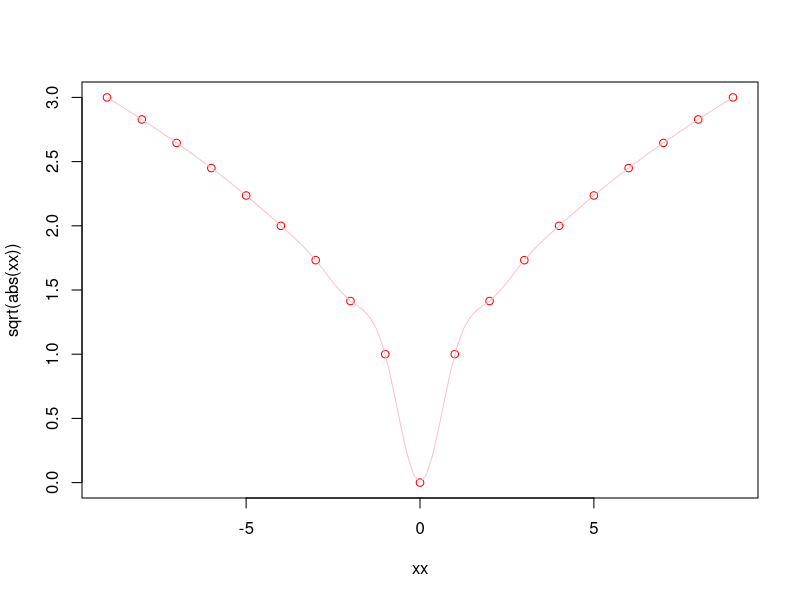
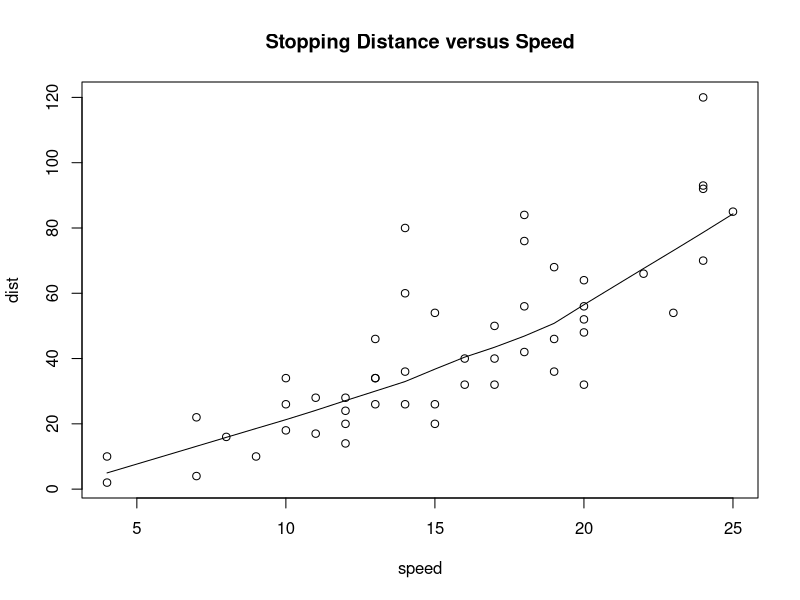
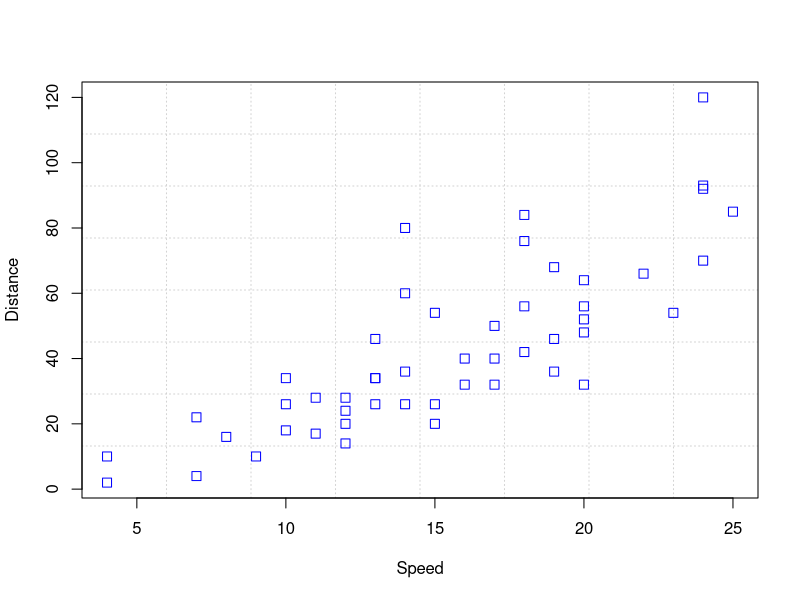
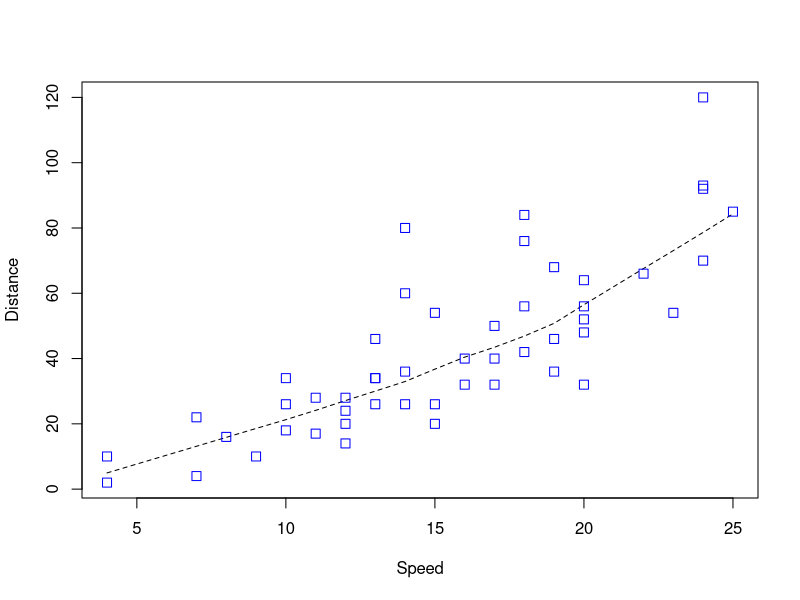
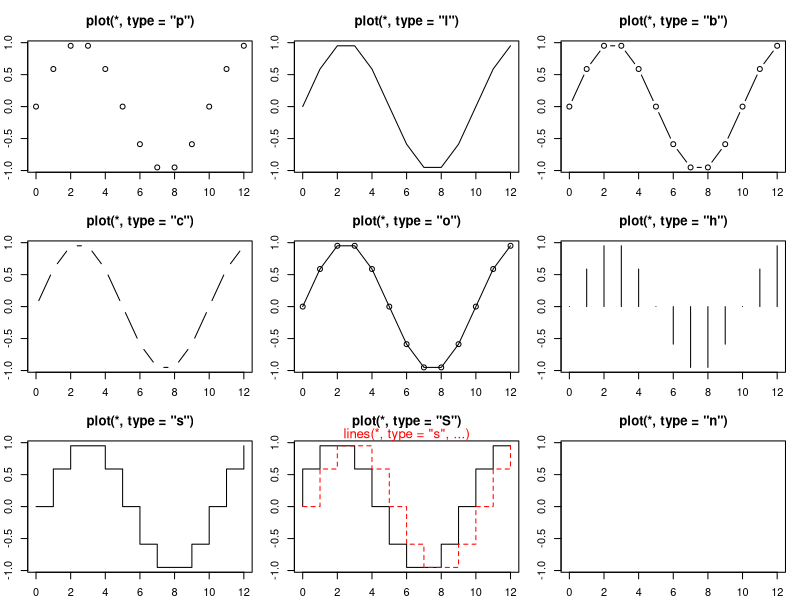
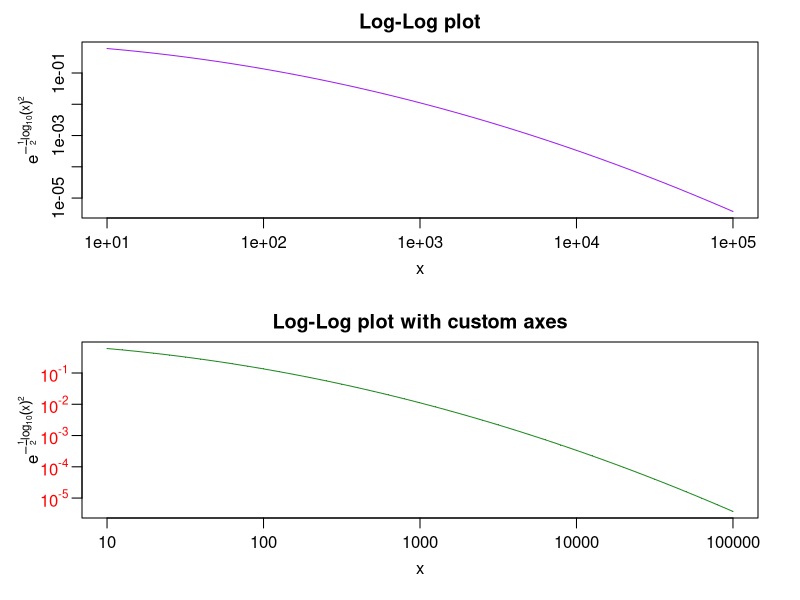

Write R code to recreate these figures, in order.
# Title     : TODO
# Objective : TODO
# Created by: denis
# Created on: 07/08/2021

#!/usr/bin/r

# Generalized Inverses
# A matrix G such that AGA = A is called a generalized inverse and is denoted
# by A − :
x <- c(a = 330, b = 330, c = 330)
y <- c(a = 330, b = 330, c = 330)
A <- sqrt(x + y)
AGA <- A

require(stats) # for spline
require(graphics)
xx <- -9:9
plot(xx, sqrt(abs(xx)),  col = "red")
lines(spline(xx, sqrt(abs(xx)), n=101), col = "pink")

# draw a smooth line through a scatter plot
plot(cars, main = "Stopping Distance versus Speed")
lines(stats::lowess(cars))

Speed <- cars$speed
Distance <- cars$dist
plot(Speed, Distance, panel.first = grid(8, 8),
     pch = 0, cex = 1.2, col = "blue")
plot(Speed, Distance,
     panel.first = lines(stats::lowess(Speed, Distance), lty = "dashed"),
     pch = 0, cex = 1.2, col = "blue")

## Show the different plot types
x <- 0:12
y <- sin(pi/5 * x)
op <- par(mfrow = c(3,3), mar = .1+ c(2,2,3,1))
for (tp in c("p","l","b",  "c","o","h",  "s","S","n")) {
   plot(y ~ x, type = tp, main = paste0("plot(*, type = \"", tp, "\")"))
   if(tp == "S") {
      lines(x, y, type = "s", col = "red", lty = 2)
      mtext("lines(*, type = \"s\", ...)", col = "red", cex = 0.8)
   }
}
par(op)

##--- Log-Log Plot  with  custom axes
lx <- seq(1, 5, length = 41)
yl <- expression(e^{-frac(1,2) * {log[10](x)}^2})
y <- exp(-.5*lx^2)
op <- par(mfrow = c(2,1), mar = par("mar")-c(1,0,2,0), mgp = c(2, .7, 0))
plot(10^lx, y, log = "xy", type = "l", col = "purple",
     main = "Log-Log plot", ylab = yl, xlab = "x")
plot(10^lx, y, log = "xy", type = "o", pch = ".", col = "forestgreen",
     main = "Log-Log plot with custom axes", ylab = yl, xlab = "x",
     axes = FALSE, frame.plot = TRUE)
my.at <- 10^(1:5)
axis(1, at = my.at, labels = formatC(my.at, format = "fg"))
e.y <- -5:-1 ; at.y <- 10^e.y
axis(2, at = at.y, col.axis = "red", las = 1,
     labels = as.expression(lapply(e.y, function(E) bquote(10^.(E)))))
par(op)

